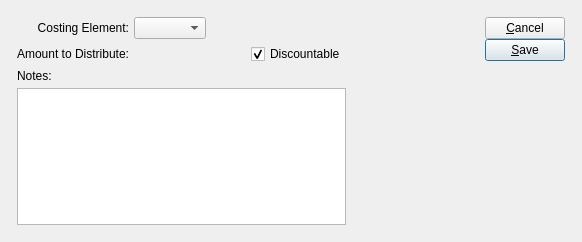
<?xml version="1.0" encoding="UTF-8"?>
<ui version="4.0">
 <comment>This file is part of the xTuple ERP: PostBooks Edition, a free and
open source Enterprise Resource Planning software suite,
Copyright (c) 1999-2011 by OpenMFG LLC, d/b/a xTuple.
It is licensed to you under the Common Public Attribution License
version 1.0, the full text of which (including xTuple-specific Exhibits)
is available at www.xtuple.com/CPAL.  By using this software, you agree
to be bound by its terms.</comment>
 <class>voucherItemDistrib</class>
 <widget class="QDialog" name="voucherItemDistrib">
  <property name="geometry">
   <rect>
    <x>0</x>
    <y>0</y>
    <width>582</width>
    <height>242</height>
   </rect>
  </property>
  <property name="windowTitle">
   <string>Voucher Item Distribution</string>
  </property>
  <layout class="QGridLayout" name="gridLayout_2">
   <item row="0" column="0">
    <layout class="QHBoxLayout" name="horizontalLayout_2">
     <property name="spacing">
      <number>12</number>
     </property>
     <property name="margin">
      <number>12</number>
     </property>
     <item>
      <layout class="QVBoxLayout" name="verticalLayout">
       <item>
        <layout class="QGridLayout" name="gridLayout">
         <item row="0" column="0">
          <widget class="QLabel" name="_costelemLit">
           <property name="text">
            <string>Costing Element:</string>
           </property>
           <property name="alignment">
            <set>Qt::AlignRight|Qt::AlignTrailing|Qt::AlignVCenter</set>
           </property>
          </widget>
         </item>
         <item row="0" column="1">
          <layout class="QHBoxLayout" name="horizontalLayout">
           <item>
            <widget class="XComboBox" name="_costelem"/>
           </item>
           <item>
            <spacer name="horizontalSpacer">
             <property name="orientation">
              <enum>Qt::Horizontal</enum>
             </property>
             <property name="sizeHint" stdset="0">
              <size>
               <width>40</width>
               <height>20</height>
              </size>
             </property>
            </spacer>
           </item>
          </layout>
         </item>
         <item row="1" column="0">
          <widget class="QLabel" name="_amountLit">
           <property name="text">
            <string>Amount to Distribute:</string>
           </property>
           <property name="alignment">
            <set>Qt::AlignRight|Qt::AlignTrailing|Qt::AlignVCenter</set>
           </property>
          </widget>
         </item>
         <item row="1" column="1">
          <widget class="CurrCluster" name="_amount">
           <property name="currencyEditable" stdset="0">
            <bool>false</bool>
           </property>
          </widget>
         </item>
         <item row="1" column="2">
          <widget class="XCheckBox" name="_discountable">
           <property name="text">
            <string>Discountable</string>
           </property>
           <property name="checked">
            <bool>true</bool>
           </property>
           <property name="forgetful">
            <bool>true</bool>
           </property>
          </widget>
         </item>
        </layout>
       </item>
       <item>
        <widget class="QLabel" name="_notesLit">
         <property name="text">
          <string>Notes:</string>
         </property>
         <property name="alignment">
          <set>Qt::AlignLeading|Qt::AlignLeft|Qt::AlignVCenter</set>
         </property>
        </widget>
       </item>
       <item>
        <widget class="XTextEdit" name="_notes"/>
       </item>
       <item>
        <spacer name="Spacer39">
         <property name="orientation">
          <enum>Qt::Vertical</enum>
         </property>
         <property name="sizeType">
          <enum>QSizePolicy::Expanding</enum>
         </property>
         <property name="sizeHint" stdset="0">
          <size>
           <width>20</width>
           <height>0</height>
          </size>
         </property>
        </spacer>
       </item>
      </layout>
     </item>
     <item>
      <spacer name="horizontalSpacer_2">
       <property name="orientation">
        <enum>Qt::Horizontal</enum>
       </property>
       <property name="sizeHint" stdset="0">
        <size>
         <width>40</width>
         <height>20</height>
        </size>
       </property>
      </spacer>
     </item>
     <item>
      <layout class="QVBoxLayout">
       <property name="spacing">
        <number>0</number>
       </property>
       <item>
        <layout class="QVBoxLayout">
         <property name="spacing">
          <number>0</number>
         </property>
         <item>
          <widget class="QPushButton" name="_close">
           <property name="text">
            <string>&amp;Cancel</string>
           </property>
          </widget>
         </item>
         <item>
          <widget class="QPushButton" name="_save">
           <property name="text">
            <string>&amp;Save</string>
           </property>
           <property name="default">
            <bool>true</bool>
           </property>
          </widget>
         </item>
         <item>
          <spacer name="Spacer40">
           <property name="orientation">
            <enum>Qt::Vertical</enum>
           </property>
           <property name="sizeType">
            <enum>QSizePolicy::Expanding</enum>
           </property>
           <property name="sizeHint" stdset="0">
            <size>
             <width>20</width>
             <height>0</height>
            </size>
           </property>
          </spacer>
         </item>
        </layout>
       </item>
      </layout>
     </item>
    </layout>
   </item>
  </layout>
 </widget>
 <layoutdefault spacing="5" margin="5"/>
 <pixmapfunction>qPixmapFromMimeSource</pixmapfunction>
 <customwidgets>
  <customwidget>
   <class>CurrCluster</class>
   <extends>CurrDisplay</extends>
   <header>currcluster.h</header>
  </customwidget>
  <customwidget>
   <class>CurrDisplay</class>
   <extends>QWidget</extends>
   <header>currcluster.h</header>
  </customwidget>
  <customwidget>
   <class>XCheckBox</class>
   <extends>QCheckBox</extends>
   <header>xcheckbox.h</header>
  </customwidget>
  <customwidget>
   <class>XComboBox</class>
   <extends>QComboBox</extends>
   <header>xcombobox.h</header>
  </customwidget>
  <customwidget>
   <class>XTextEdit</class>
   <extends>QTextEdit</extends>
   <header>xtextedit.h</header>
  </customwidget>
 </customwidgets>
 <tabstops>
  <tabstop>_costelem</tabstop>
  <tabstop>_amount</tabstop>
  <tabstop>_save</tabstop>
  <tabstop>_close</tabstop>
 </tabstops>
 <includes>
  <include location="global">parameter.h</include>
 </includes>
 <resources/>
 <connections>
  <connection>
   <sender>_close</sender>
   <signal>clicked()</signal>
   <receiver>voucherItemDistrib</receiver>
   <slot>reject()</slot>
   <hints>
    <hint type="sourcelabel">
     <x>20</x>
     <y>20</y>
    </hint>
    <hint type="destinationlabel">
     <x>20</x>
     <y>20</y>
    </hint>
   </hints>
  </connection>
 </connections>
</ui>
